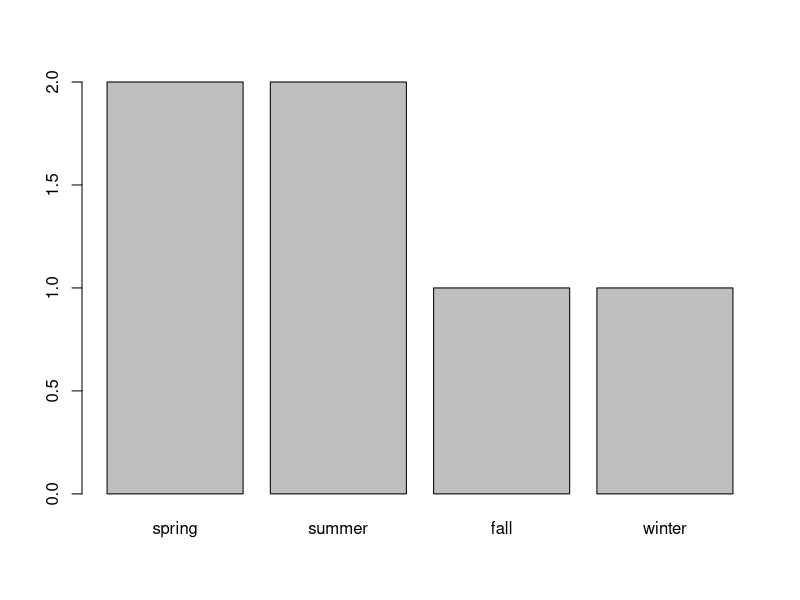

Recreate this plot in R.
# 2022-12-26
# Chapter2 데이터 객체 실습 코드

### 2.2 벡터
## 2,2,1 벡터 이해
# vector: 1차원 형태의 데이터를 저장할 수 있는 저장소
# 같은 자료형을 가져야함.
# C()함수를 이용해 벡터 생성
# 숫자와 문자를 동일한 벡터에 저장하면 숫자는 문자로 변경됨
# 데이터 테이블에서 각각의 열을 생성한다고 생각

v1 <- c(1, 2, 3, 4, 5)             # 숫자형 벡터
v2 <- c("a", "b", "C")             # 문자형 벡터
v3 <- c(TRUE, FALSE, FALSE)        # 논리형 벡터
v4 <- c(1, 2, 3, "a", "b", "c")    # 문자형 벡터

print(v1) # [1] 1 2 3 4 5
print(v2) # [1] "a" "b" "C"
print(v3) # [1]  TRUE FALSE FALSE
print(v4) # [1] "1" "2" "3" "a" "b" "c"


# 벡터를 결합해 새로운 벡터 생성 가능
v5 <- c(6, 7, 8, 9, 10)
v6 <- c(v1, v5)

print(v6) # [1]  1  2  3  4  5  6  7  8  9 10


# 연속적인 데이터 생성시 콜론 이용. [1, 15] 범위, 1 간격 씩 증가
v7 <- 1:15

print(v7) #  [1]  1  2  3  4  5  6  7  8  9 10 11 12 13 14 15


# seq(from, to, by)
# from ~ to 사이의 by 만큼의 텀을 가진 시퀀스 생성
# 자세한 reference는 help에서 제공
v8 <- seq(1, 10, 2) # v8 <- seq(to=10, by=2, from=1) 과 동일

print(v8) # [1] 1 3 5 7 9


# rep(x, ...)
# 반복된 숫자로 이루어진 벡터 생성
v9 <- rep(1:5, times=3)
v10 <- rep(1:5, each=3)

print(v9)  #  [1] 1 2 3 4 5 1 2 3 4 5 1 2 3 4 5
print(v10) #  [1] 1 1 1 2 2 2 3 3 3 4 4 4 5 5 5


## 2.2.2 인덱스(index)
# 벡터에 저장된 각각의 값들을 구별하기 위해 앞쪽의 값부터 시작하여 부여한 순서값
# R 언어에서 인덱스는 1부터 시작

v <- c(6, 8, 1, 9, 7)
print(v[1]) # [1] 6
print(v[6]) # [1] NA

## 2.2.3 원소값 추출
# 인덱스로 vector에 사용된 모든 함수를 사용할 수 있음

# v의 1, 3, 5번 인덱스의 값 출력
print(v[c(1, 3, 5)])    # [1] 6 1 7

# v의 1:3 번 인덱스의 값들 출력
print(v[1:3])           # [1] 6 8 1

# v의 2~5 번 인덱스의 값을 2씩 건너뛰며 출력
print(v[seq(2, 5, 2)])  # [1] 8 9

# v의 1번 인덱스의 값을 10번 반복하여 출력
print(v[rep(1, 10)])    # [1] 6 6 6 6 6 6 6 6 6 6

# v의 1, 3, 4번 인덱스의 값을 각각 10번씩 출력
print(v[rep(c(1, 3, 4), each=10)]) #  [1] 6 6 6 6 6 6 6 6 6 6 1 1 1 1 1 1 1 1 1 1 9 9 9 9 9 9 9 9 9 9

# v의 5번 인덱스를 제외한 나머지 값 출력
print(v[-5])            # [1] 6 8 1 9

# v의 2, 4번 인덱스를 제외한 나머지 값 출력
print(v[-c(2, 4)])      # [1] 6 1 7


## 2.2.4 벡터의 산술연산
# 벡터에 대한 산술연산은 벡터의 모든 값들에 대한 연산으로 바뀌어 실행
# 벡터와 벡터 간 연산은 대응되는 위치에 있는 값끼리의 연산으로 바뀌어 실행됨
# 벡터 간 연산 중 벡터의 길이가 서로 다른 경우 짧은 벡터를 처음부터 반복시켜 억지로 늘린 뒤 계산
v11 <- c(3, 7, 6)
v12 <- c(4, 2, 8)
v13 <- 1:5
print(v11 + 2)   # [1] 5 9 8
print(v11 - v12) # [1] -1  5 -2

# 벡터의 길이가 서로 다르므로 길이가 짧은 v11을 처음부터 반복시켜 억지로 늘린 뒤 계산함
# v11 : 3 7 6 (3 7)
# v13 : 1 2 3  4 5
# res : 4 9 9  7 12
print(v11 + v13) # [1]  4  9  9  7 12


## 벡터에 적용 가능한 함수
# sum : 합계
print(sum(1:100))        # [1] 5050
# mean : 평균
print(mean(1:100))       # [1] 50.5
# median : 전체 값의 중간값
print(median(1:100))     # [1] 50.5
# max : 최댓값
print(max(1:100))        # [1] 100
# min : 최솟값
print(min(1:100))        # [1] 1
# var : 분산(variance)
print(var(1:100))        # [1] 841.6667
# sd : 표준편차(standard deviation) 분산에 루트를 씌운 것 == sqrt(var())
print(sd(1:100))         # [1] 29.01149
print(sqrt(var(1:100)))  # [1] 29.01149
# length : 벡터에 포함된 값들의 개수
print(length(1:100))     # [1] 100


## 2.2.5 논리연산자
# 등호와 부등호는 (>, <, >=, <=, ==, !=)로 동일함
# and는 &, or는 | 하나로 표현됨
# 논리연산도 벡터에 포함된 각각의 값에 대한 연산으로 바뀌어 실행됨

# 각 원소가 5보다 크거나 같으면 TRUE, 아니면 FALSE 출력
v14 <- 1:10
print(v14 >= 5)           # [1] FALSE FALSE FALSE FALSE  TRUE  TRUE  TRUE  TRUE  TRUE  TRUE

# table() 함수를 통해 FALSE와 TRUE의 개수를 테이블 형태로 출력 가능
table(v14 >= 5)

# 인덱스 안에 논리연산자가 포함되면 TRUE에 해당하는 값들만 반환함
print(v14[v14 >= 5])      # [1]  5  6  7  8  9 10

# 논리값이 산술연산에 사용되면 TRUE는 1로, FALSE는 0으로 간주됨
# TRUE의 개수를 합한 값이 출력. 결과적으로 조건을 만족하는 값의 개수를 출력.
print(sum(v14 >= 5))      # [1] 6

# v14에서 5보다 크거나 같은 값들의 합계 출력
print(sum(v14[v14 >= 5])) # [1] 45


## 2.2.6 리스트
# 서로 다른 자료형의 값들을 1차원 배열에 저장하고 다룰 수 있도록 함
# list() 함수를 이용하여 리스트 생성
# 리스트에 저장된 값은 [[]]를 사용하거나, 리스트이름$값의이름 의 형태로 추출 가능
myinfo <-list(name="kim", age=25, smoking="FALSE", score=c(90,95,100))
print(myinfo[[1]])
print(myinfo$score)


## 2.2.7 팩터(factor)
# 문자형 데이터가 저장된 벡터의 한 종류
# 문자형 벡터를 만든 뒤 factor() 함수를 이용하여 팩터를 생성
fav_season <- c("spring", "fall", "winter", "summer", "summer", "spring")
table(fav_season)
fac_fav_season <- factor(fav_season)
table(fac_fav_season)

# 벡터를 이용해 팩터를 생성할 때 파라미터로 levels를 지정하면 순서를 지정할 수 있음
fac2_fav_season <- factor(fav_season, levels=c("spring", "summer", "fall", "winter"))
table(fac2_fav_season)
barplot(table(fac2_fav_season)) # barplot() 함수를 이용해 막대 그래프로 시각적으로 표현 가능

# levels() 함수는 팩터에 저장된 값들의 종류를 알려줌
print(levels(fac2_fav_season))

# 팩터는 사전에 정의된 값 외에 다른 값들은 입력하지 못하도록 함
fac2_fav_season[7] = "summer"
print(fac2_fav_season)
fac2_fav_season[8] = "abc"     # Warning message:
                               # In `[<-.factor`(`*tmp*`, 8, value = "abc") :
                               #   요인의 수준(factor level)이 올바르지 않아 NA가 생성되었습니다.

print(fac2_fav_season)         # [1] spring fall   winter summer summer spring summer <NA>  


### 2.3 행렬(matrix)과 데이터프레임(data frame)
# 1차원 데이터: 단일 주제의 데이터 <- 벡터
# 2차원 데이터: 여러 주제의 데이터(여러개의 열을 가짐) <- 매트릭스, 데이터프레임

## 2.3.1 행렬 이해
# 2차원 테이블 형태의 자료구조
# 모든 셀에 저장되는 값은 동일한 자료형이어야 함
# matrix() 함수를 이용하여 행렬 생성
  # 매개변수 nrow, ncol : 행렬의 행과 열의 개수 지정
  # 매개변수 byrow : TRUE인 경우 행렬에 저장될 값들을 행 방향으로 채움. 기본값은 FALSE, 열 방향으로 채워짐

m1 <- matrix(1:20, nrow=4, ncol=5)  # 1:20와 nrow만 인자로 넘겨도 매트릭스는 생성됨. 1:20과 ncol만 넘겨도 마찬가지
m2 <- matrix(1:20, nrow=4, ncol=5, byrow=TRUE)
print(m1)
print(m2)

# 2개의 인덱스 값으로 행렬의 원소 추출 가능
# [행, 열]과 같이 사용
# 행 또는 열을 지정하지 않는 경우 입력한 열 또는 행 전체를 추출
print(m1[2, 4]) # 2행 4열의 값 출력
print(m1[3, ])  # 3행 전체 출력
print(m1[, 5])  # 5열 전체 출력
print(m1[,])    # 모든 행, 열을 출력(매트릭스 전체 출력)

# rbind(), cbind() 함수를 이용해 벡터 또는 행렬 결합 가능
# rbind() : row 방향으로 붙임 (아래에 결합)
# cbind() : column 방향으로 붙임 (오른쪽에 결합)
m3 <- rbind(m1, m2)
m4 <- cbind(m1, m2)
m5 <- cbind(m1, c(1:4))
print(m3)
print(m4)
print(m5)

# rownames(), colnames() 함수를 이용해 행과 열에 이름을 지정할 수 있음
score <- matrix(c(80, 67, 74,
                  82, 95, 88,
                  75, 84, 82),
                nrow = 3, ncol = 3, byrow = TRUE)
rownames(score) <- c("Kim", "Lee", "Park")
colnames(score) <- c("Kor", "Eng", "Math")
print(score)
print(rownames(score))
print(colnames(score))


## 2.3.2 데이터프레임 이해
# 서로 다른 형태의 데이터를 2차원 데이터 형태로 묶을 수 있는 자료구조
# 행렬 : 저장되는 모든 값이 동일한 자료형
# 데이터프레임 : 서로 다른 자료형의 값을 함께 저장할 수 있음
# 다만 데이터프레임은 특정 열의 값들은 자료형이 동일해야함. 데이터테이블에서 각 열의 데이터가 동일한 특성을 가짐과 같음
# 여러개의 벡터를 결합하는 형태로, 각각의 열을 생성해 결합함
# data.frame() 함수를 이용해 생성

df1 <- data.frame(name = c("Kim", "Lee", "Park", "Choi"),
                  age = c(24, 25, 22, 27),
                  btype = factor(c("A", "B", "O", "B")),
                  religion = c(TRUE, FALSE, TRUE, TRUE))
print(df1)

# 매트릭스와 동일한 방법으로 데이터 추출 가능
print(df1[1, 2])   # 1행 2열에 위치한 값 출력
print(df1[, 3])    # 3열의 모든 값 출력
print(df1[, 1:2])  # 여러개의 행 또는 열 추출 가능
print(df1[, c(2, 4)])    # 여러개의 행 또는 열 추출 가능
print(df1[, "religion"]) # 인덱스에서 열의 이름으로도 접근 가능

# 데이터프레임에서는 열의 이름을 통해 열 데이터를 추출할 수 있음
# `(데이터프레임 이름)$(열 이름)`
print(df1$btype)

# cbind()와 rbind()를 이용해 벡터 또는 데이터프레임과 결합 가능
df2 <- cbind(df1, c("dog", "cat", "bird", "dog"))
colnames(df2)[5] <- "pet"  # 새로 추가된 5번째 열에 "pet" 이라는 이름 지정. 
                           # 지정하지 않을 시 열의 이름으로 벡터 자체가 들어감
print(df2)


## 2.3.3 행렬과 데이터프레임 다루기
print(iris)                     # iris는 기본으로 제공되는 data set
print(dim(iris))                # dim() : 행과 열의 개수 출력
print(nrow(iris))               # nrow() : 행의 개수 출력
print(ncol(iris))               # ncol() : 열의 개수 출력
print(colnames(iris))           # colnames() : 열 이름 출력, names()와 결과 동일
print(head(iris))               # head() : 데이터셋의 앞부분 일부 출력
print(head(iris, n=10))         # parameter로 n을 주어 미리보기 개수 지정 가능
print(tail(iris))               # tail() : 데이터셋의 뒷부분 일부 출력
print(str(iris))                # str() : 데이터셋의 요약 정보 출력

print(iris[, 5])                # iris[, "Species"] 와 동일한 결과 출력 <- 열의 이름으로 접근 가능
print(unique(iris[, 5]))        # unique() : 어떤 결과에서 중복을 제거하여 데이터 보여줌
print(table(iris[, "Species"])) # table()을 통해 빈도 체크

print(colSums(iris[, -5]))      # 각 열별 합계 출력
print(colMeans(iris[, -5]))     # 각 열별 평균 출력
print(rowSums(iris[, -5]))      # 각 행별 합계 출력
print(rowMeans(iris[, -5]))     # 각 행별 평균 출력


# subset() 함수 이용하여 조건에 맞는 행과 열의 값 추출할 수 있음
  # 매개변수 subset : 행에 대한 조건 지정. 조건이 TRUE인 값들만 추출하여 출력됨
  # 매개변수 select ; 추출하고자하는 열 지정
iris.new1 <- subset(iris, Species == "setosa")
iris.new2 <- subset(iris, subset = Sepal.Length > 5.0 & Sepal.Width > 4.0)
iris.new3 <- subset(iris, select = c("Sepal.Length", "Sepal.Width"))

print(iris.new1)
print(iris.new2)
print(iris.new3)


## 행렬 및 데이터프레임 산술 연산
# 벡터와 마찬가지로 행렬이나 데이터프레임도 각 원소에 대한 연산으로 바뀌어 실행됨
# 행렬간의 연산은 동일한 위치에 있는 값끼리의 연산으로 바뀌어 실행되므로 두 행렬의 크기가 같아야함.
m1 <- matrix(1:20, nrow = 4, ncol = 5)    # 4x5 행렬
m2 <- matrix(21:40, nrow = 4, ncol = 5)   # 4x5 행렬

print(m1 + 2)   # m1의 모든 원소에 2를 더한 매트릭스 출력
print(m2 * 3)   # m2의 모든 원소에 3을 곱한 매트릭스 출력
print(m1 + m2)  # m1과 m2의 모든 원소들을 각각 더한 매트릭스 출력. 두 매트릭스 크기가 같아야함.
print(m1 * m2)  # m1과 m2의 모든 원소들을 각각 곱함. 진정한 의미의 행렬곱(%*%)은 아님.

m3 <- matrix(1:6, nrow = 2, ncol = 3)     # 2x3 행렬
m4 <- matrix(1:12, nrow = 3, ncol = 4)    # 3x4 행렬
print(m3 %*% m4)                          # 실제 행렬곱을 위해 %*% 연산자 사용
                                          # m3의 column 수와 m4의 row 수가 같아야 행렬곱 가능

print(t(m1))    # t() 함수를 사용해 전치행렬 출력 가능


### 2.4 외부 파일 읽기 및 쓰기
# 2.4.1. 작업 폴더 설정
# setwd() 함수를 이용하여 작업할 폴더의 경로 지정


# 2.4.2. 외부 파일 읽기
# read.csv() 함수를 이용해 외부에 있는 csv 파일을 풀러옴


# 2.4.3. 외부 파일 쓰기
# write.csv() 함수를 이용해 외부로 csv 파일을 저장


